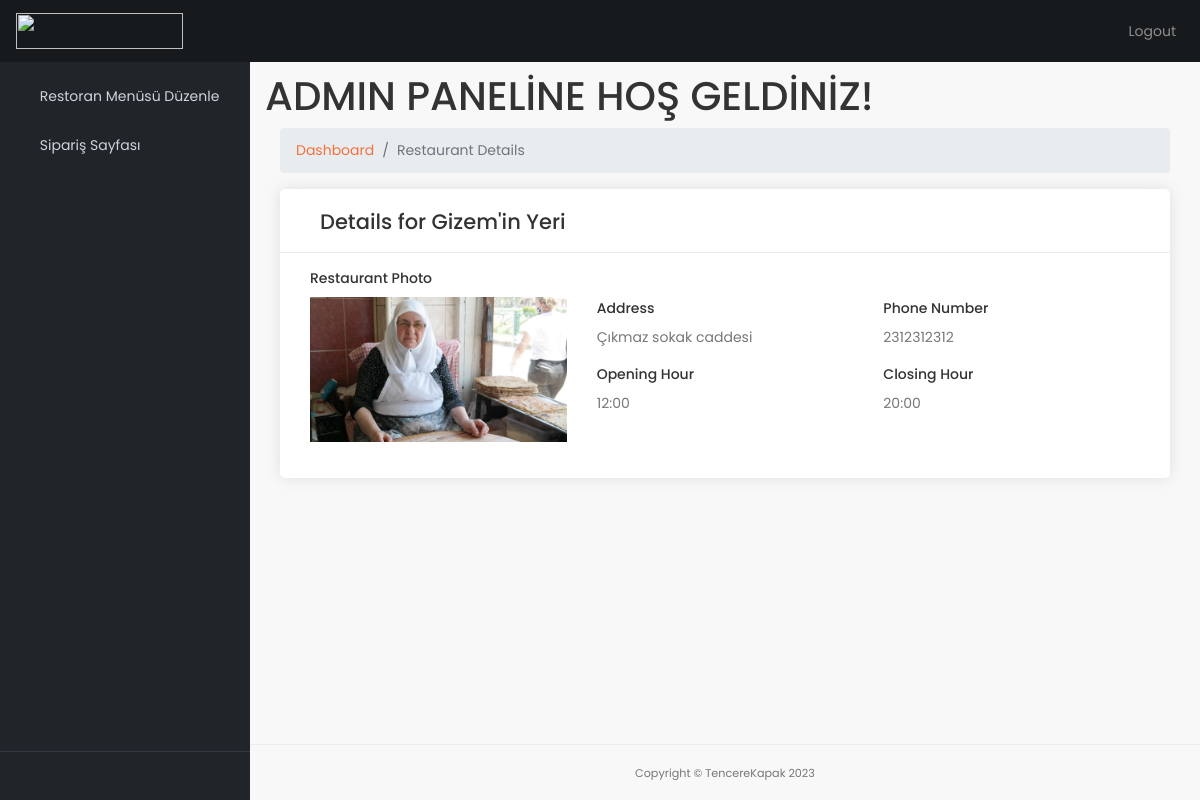
Page /adminmain/ (signed in) on the committed database.
### restaurants/models.py (models this page shows, shortened)
class Restaurant(models.Model):
    name = models.CharField(max_length=150)
    name_slug = AutoSlugField(populate_from='name', unique=True, editable=True, blank=True)
    category = models.ForeignKey(Restaurant_Category, on_delete=models.CASCADE, related_name='restaurants')
    score = models.DecimalField(max_digits=3, decimal_places=1, validators=[MinValueValidator(Decimal('0.1')), MaxValueValidator(Decimal('10.0'))])
    restaurant_image = models.ImageField(upload_to='restaurant/img')
    address = models.CharField(max_length=255)
    province = models.CharField(max_length=255)
    phone_number = models.CharField(max_length=10, validators=[RegexValidator(regex='^\d{10}$')])
    delivery_fee = models.DecimalField(max_digits=6, decimal_places=2, validators=[MinValueValidator(Decimal('0.01'))])
    payment_methods = models.CharField(max_length=255)
    opening_hour = models.TimeField()
    closing_hour = models.TimeField()
    minimum_order_amount = models.DecimalField(max_digits=6, decimal_places=2, validators=[MinValueValidator(Decimal('0.01'))])
    is_open = models.BooleanField(default=True)
    created_at = models.DateTimeField(auto_now_add=True)
    updated_at = models.DateTimeField(auto_now=True)
    manager = models.ForeignKey(settings.AUTH_USER_MODEL, on_delete=models.SET_NULL, related_name='managed_restaurants',null=True, blank=True,limit_choices_to={'is_staff': True} )
    class Meta:
        db_table = 'restaurant'
        verbose_name = 'Restaurant'
        verbose_name_plural = 'Restaurants'

### restaurants/views.py (the view)
# urls.py: path('adminmain/', views.adminmain, name='adminmain'),
@login_required(login_url='staff-login')
def adminmain(request):
    user = request.user
    if user.is_authenticated and user.is_staff:
        restaurants = Restaurant.objects.filter(manager=request.user)
    else:
        restaurants = Restaurant.objects.none()
        return HttpResponse('Bu sayfayı görüntüleme yetkiniz bulunmamaktadır. Eğer restoran görevlisiyseniz, giriş yapınız.')
    context = {'restaurants': restaurants}
    return render(request, 'adminmain.html', context)

### restaurants/templates/adminmain.html (shortened to what this page needs)
{% extends "adminbase.html" %}
{% load static %}
{% block content %}
<div class="content-wrapper">
    <div class="container-fluid">
        <h1>ADMIN PANELİNE HOŞ GELDİNİZ!</h1>
        <div class="container-fluid">
            <ol class="breadcrumb">
                <li class="breadcrumb-item">
                    <a href="#">Dashboard</a>
                </li>
                <li class="breadcrumb-item active">Restaurant Details</li>
            </ol>
            {% for restaurant in restaurants %}
                <div class="box_general padding_bottom">
                    <div class="header_box version_2">
                        <h2>Details for {{ restaurant.name }}</h2>
                    </div>
                    <div class="row">
                        <div class="col-md-4">
                            <div class="form-group">
                                <label>Restaurant Photo</label>
                                <img src="{{ restaurant.restaurant_image.url }}" alt="{{ restaurant.name }} Image" class="img-fluid">
                            </div>
                        </div>
                        <div class="col-md-8 add_top_30">
                            <div class="row">
                                <div class="col-md-6">
                                    <div class="form-group">
                                        <label>Address</label>
                                        <div class="info-box">{{ restaurant.address }}</div>
                                    </div>
                                </div>
                                <div class="col-md-6">
                                    <div class="form-group">
                                        <label>Phone Number</label>
                                        <div class="info-box">{{ restaurant.phone_number }}</div>
                                    </div>
                                </div>
                            </div>
                            <div class="row">
                                <div class="col-md-6">
                                    <div class="form-group">
                                        <label>Opening Hour</label>
                                        <div class="info-box">{{ restaurant.opening_hour }}</div>
                                    </div>
                                </div>
                                <div class="col-md-6">
                                    <div class="form-group">
                                        <label>Closing Hour</label>
                                        <div class="info-box">{{ restaurant.closing_hour }}</div>
                                    </div>
                                </div>
                            </div>
                        </div>
                    </div>
                </div>
            {% empty %}
                <p>No restaurants managed by you.</p>
            {% endfor %}
        </div>
    </div>
</div>
{% endblock %}

### restaurants/static/admincss/css/admin.css (style rules this page uses)
html { position: relative; min-height: 100%; }
body { overflow-x: hidden; }
body.sticky-footer { margin-bottom: 62px; }
body.sticky-footer .content-wrapper { min-height: calc(100vh - 62px - 62px); }
body.fixed-nav { padding-top: 56px; }
.content-wrapper { min-height: calc(100vh - 62px); padding-top: 1rem; }
.content-wrapper { overflow-x: hidden; background: white; }
@media (min-width: 992px) { .content-wrapper { margin-left: 250px; } }
body { background: #f8f8f8; color: #777 !important; font-family: "Poppins", Helvetica, sans-serif; font-size: 14px; font-size: 0.875rem; }
.content-wrapper { background: #f8f8f8; }
h1, h2, h3, h4, h5, h6 { color: #333 !important; }
a { color: #f3723b; text-decoration: none; -moz-transition: all 0.5s ease-in-out; -o-transition: all 0.5s ease-in-out; -webkit-transition: all 0.5s ease-in-out; -ms-transition: all 0.5s ease-in-out; transition: all 0.5s ease-in-out; outline: none; }
.form-group label { font-weight: 500; color: #333; }
.box_general { background-color: #fff; padding: 15px 30px 0 30px; -webkit-border-radius: 5px; -moz-border-radius: 5px; -ms-border-radius: 5px; border-radius: 5px; margin-bottom: 30px; color: #777; font-size: 14px; font-size: 0.875rem; -webkit-box-shadow: 0px 0px 15px 0px rgba(0, 0, 0, 0.1); -moz-box-shadow: 0px 0px 15px 0px rgba(0, 0, 0, 0.1); box-shadow: 0px 0px 15px 0px rgba(0, 0, 0, 0.1); }
.box_general.padding_bottom { padding-bottom: 20px; }
.header_box { padding-bottom: 10px; }
.header_box.version_2 { border-bottom: 1px solid #ededed; margin: 0 -30px; padding: 0 30px 10px 30px; margin-bottom: 15px; }
.header_box h2 { font-size: 21px; font-size: 1.3125rem; display: inline-block; margin-top: 5px; }
.add_top_30 { margin-top: 30px; }

### rows in the picture
Restaurant: name "Gizem'in Yeri", restaurant_image (picture), address "Çıkmaz sokak caddesi", phone_number "2312312312", opening_hour "12:00", closing_hour "20:00"
